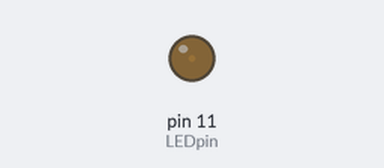
Recording of a sketch running on a simulated Arduino Uno, built with avr-gcc and run on an emulated ATmega328P. Shown: output pins drawn as LEDs (lit = HIGH).

Above: at 0.05 s.
At 0.6 s:
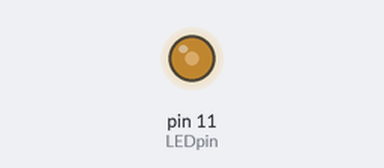
At 1.15 s:
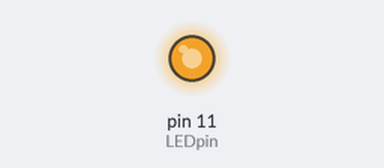
At 2.3 s:
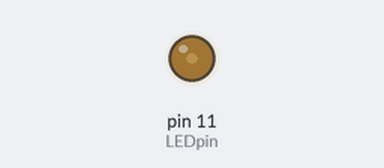
Timing chart, 0 to 5.9 s (numbered marks = the images above):
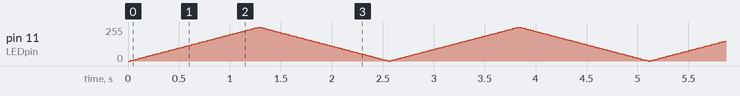

The sketch:

cameron_led_pwm_test.ino
```cpp
int LEDpin = 11;
int bright = 0;
int increm = 5;
int time = 25;

void setup() {
  pinMode(LEDpin, OUTPUT);
}

void loop() {
  analogWrite(LEDpin, bright);
  delay(time);
  bright += increm;
  if (bright <= 0 || bright >= 255) increm = - increm;
}
```
